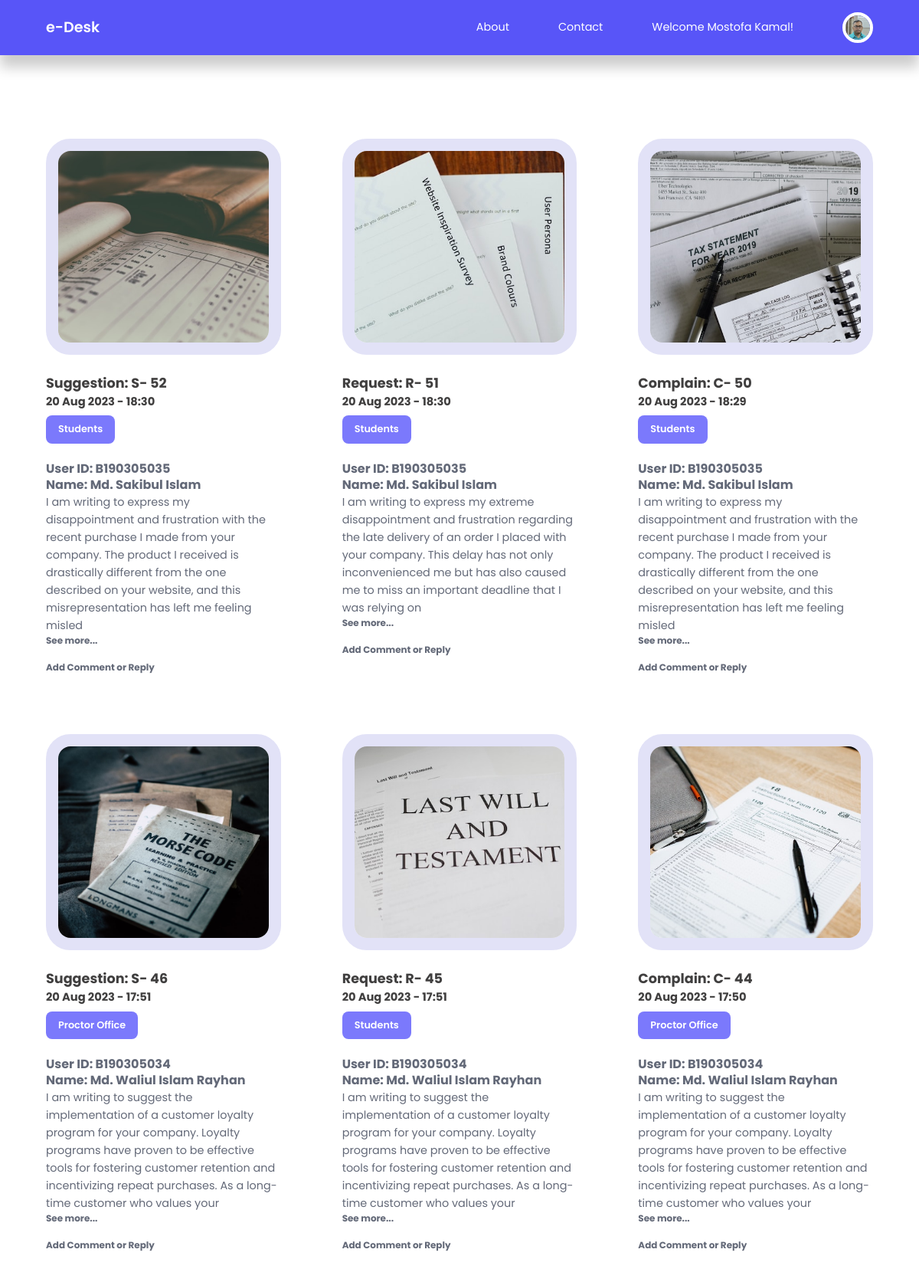
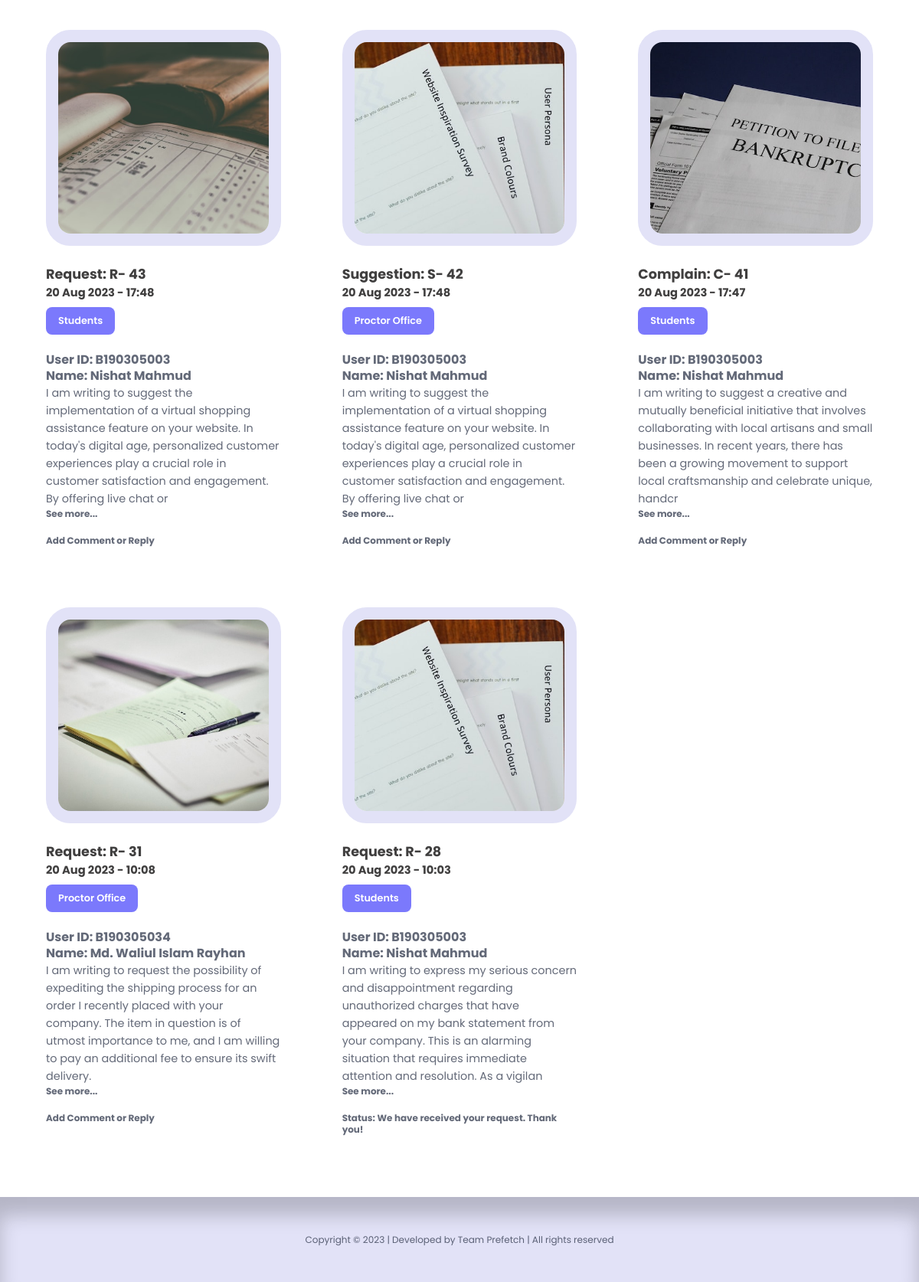
Screenshot of /proctor/admin-index.php with the database file from the repository (2 pictures, top to bottom).
### tables this page shows
CREATE TABLE `post` (
  `id` int(20) NOT NULL,
  `title` varchar(255) NOT NULL,
  `body` mediumtext NOT NULL,
  `picture` varchar(255) NOT NULL,
  `office_id` int(20) NOT NULL,
  `author_id` int(20) NOT NULL,
  `user_id` int(20) NOT NULL,
  `type` varchar(255) NOT NULL,
  `post_type` varchar(255) NOT NULL,
  `date_time` timestamp NOT NULL DEFAULT current_timestamp(),
  `status` varchar(255) NOT NULL,
  `comment` varchar(255) NOT NULL
);

CREATE TABLE `adminaddoffice` (
  `id` int(20) NOT NULL,
  `title` varchar(255) NOT NULL,
  `description` varchar(255) NOT NULL
);

CREATE TABLE `usermanagement` (
  `id` int(10) NOT NULL,
  `firstname` varchar(255) NOT NULL,
  `lastname` varchar(255) NOT NULL,
  `userid` varchar(255) NOT NULL,
  `email` varchar(255) NOT NULL,
  `password` varchar(255) NOT NULL,
  `picture` varchar(255) NOT NULL,
  `stat` varchar(255) NOT NULL,
  `admin-status` varchar(255) NOT NULL
);

### proctor/admin-index.php (the view, shortened to what this page needs)
<?php
include 'partials/header.php';
$query = "SELECT * FROM post WHERE status='Approved' AND user_id != '0' and (office_id='13' or office_id='21') ORDER BY date_time DESC LIMIT 50";
$posts = mysqli_query($connection, $query);
?>
<section class="posts <?= $featured ? '' : 'section__extra-margin' ?>">
    <div class="container posts__container">
        <?php while ($post = mysqli_fetch_assoc($posts)): ?>
            <article class="post">
                <div class="post__thumbnail">
                    <img src="<?= ROOT_URL . 'images/' . $post['picture'] ?>" width="400" height="250">
                </div>
                <div class="post__info">
                    <?php
                    $category_id = $post['office_id'];
                    $category_query = "SELECT * FROM adminaddoffice WHERE id=$category_id";
                    $category_result = mysqli_query($connection, $category_query);
                    $category = mysqli_fetch_assoc($category_result);
                    ?>
                    <h3>
                        <?= $post['type'] ?>
                        <?= $post['id'] ?>
                        <small>
                            <?= date("d M Y - H:i", strtotime($post['date_time'])) ?>
                        </small>
                    </h3>
                    <a href="<?= ROOT_URL ?>proctor/admin-catagory-post.php?id=<?= $post['office_id'] ?>"
                        class="category__button"><?= $category['title'] ?></a>
                    <p class="post__body">
                        <?php if ($post['author_id']): ?>
                        <h4>
                            <?= $post['title'] ?>
                        </h4>
                        <?php $len = strlen($post['body']); ?>
                        <?php if ($len < 250): ?>
                            <a href="<?= ROOT_URL ?>proctor/details-post.php?id=<?= $post['id'] ?>"><?= $post['body'] ?></a>
                        <?php else: ?>
                            <?= substr($post['body'], 0, 250) ?>
                            <h5>
                                <a href="<?= ROOT_URL ?>proctor/details-post.php?id=<?= $post['id'] ?>">See more...</a>
                            </h5>
                        <?php endif ?>
                        </p>
                        <div class="post__author">
                            <div class="post__author-info">
                                <?php if ($post['comment']): ?>
                                    <h5>Status:
                                        <?= $post['comment'] ?>
                                    </h5>
                                <?php else: ?>
                                    <h5><a href="<?= ROOT_URL ?>proctor/details-post.php?id=<?= $post['id'] ?>">Add Comment or
                                            Reply</a></h5>
                                <?php endif ?>
                            </div>
                        </div>
                    </div>
                <?php else: ?>
                    <?php
                    $user_id = $post['user_id'];
                    $user_query = "SELECT * FROM usermanagement WHERE id=$user_id";
                    $user_result = mysqli_query($connection, $user_query);
                    $user = mysqli_fetch_assoc($user_result);
                    ?>
                    <h4>
                        User ID:
                        <?= $user['userid'] ?>
                    </h4>
                    <h4>
                        Name:
                        <?= $user['firstname'] ?>
                        <?= $user['lastname'] ?>
                    </h4>
                    <?php $len = strlen($post['body']); ?>
                    <?php if ($len < 250): ?>
                        <a href="<?= ROOT_URL ?>proctor/details-post.php?id=<?= $post['id'] ?>"><?= $post['body'] ?></a>
                    <?php else: ?>
                        <?= substr($post['body'], 0, 250) ?>
                        <h5>
                            <a href="<?= ROOT_URL ?>proctor/details-post.php?id=<?= $post['id'] ?>">See more...</a>
                        </h5>
                    <?php endif ?>
                    </p>
                    <div class="post__author">
                        <div class="post__author-info">
                            <?php if ($post['comment']): ?>
                                <h5>Status:
                                    <?= $post['comment'] ?>
                                </h5>
                            <?php else: ?>
                                <h5><a href="<?= ROOT_URL ?>proctor/details-post.php?id=<?= $post['id'] ?>">Add Comment or Reply</a>
                                </h5>
                            <?php endif ?>
                        </div>
                    </div>
            </div>
        <?php endif ?>
        </article>
    <?php endwhile ?>
    </div>
</section>
<?php
include '../partials/footer.php';
?>

### css/style.css (style rules this page uses)
:root { --color-primary: #5855f8; --color-primary-light: #9BA4B5; --color-primary-variant: #5854c7; --color-red: #da0f3f; --color-red-light: hsl(346, 87%, 46%, 15%); --color-green: #00c476; --color-green-light: hsl(156, 100%, 38%, 15%); --color-gray-900: #e2e2f7; --color-gray-700: #ffffff; --color-gray-300: rgba(242, 242, 254, 0.3); --color-gray-200: rgba(33, 42, 62, 0.7); --color-white: #ffffff; --color-bg: #fff; --transition: all 300ms ease; --container-width-lg: 74%; --container-width-md: 88%; --form-width: 40%; --card-border-radius-1: 0.3rem; --card-border-radius-2: 0.5rem; --card-border-radius-3: 0.8rem; --card-border-radius-4: 2rem; --card-border-radius-5: 5rem; }
* { margin: 0; padding: 0; outline: 0; border: 0; appearance: 0; list-style: none; text-decoration: none; box-sizing: border-box; font-family: 'Poppins', sans-serif; }
body { font-family: Arial, sans-serif; margin: 0; padding: 0; }
body { line-height: 1.6; color: var(--color-gray-200); overflow-x: hidden; background: var(--color-bg); font-size: 0.9rem; }
.container { width: 90%; max-width: 1800px; margin-inline: auto; }
section { margin-top: 3rem; width: 100vw; }
.section__extra-margin { margin-top: 7rem; }
h3 { font-size: 1.1rem; margin: 0.8rem 0 0.5rem; color: #403f3f; line-height: 1.3; }
h4 { font-size: 1rem; color: var(--color-gray-200); line-height: 1.3; }
h5 { line-height: 1.3; }
a { color: var(--color-gray-200); transition: var(--transition); }
img { display: block; width: 100%; object-fit: cover; }
.category__button { background: #7b79fc; color: var(--color-bg); display: inline-block; padding: 0.5rem 1rem; border-radius: var(--card-border-radius-2); font-weight: 600; font-size: 0.8rem; text-align: center; }
.post__thumbnail { border-radius: var(--card-border-radius-4); border: 1rem solid var(--color-gray-900); overflow: hidden; margin-bottom: 1.6rem; }
.post__author { display: flex; gap: 1rem; margin-top: 1.2rem; }
.posts__container { display: grid; grid-template-columns: repeat(3, 1fr); gap: 5rem; margin-bottom: 5rem; }

### rows the page displays
post: picture (picture), type "Suggestion: S-", id "52", date_time "20 Aug 2023 - 18:30", adminaddoffice.title "Students", usermanagement.userid "B190305035", usermanagement.firstname "Md. Sakibul", usermanagement.lastname "Islam", body "I am writing to express my disappointment and frustration with the recent purchase I made from your company. The product I received is drastically different from the one described on your website, and this misrepresentation has left me feeling misled"
post: picture (picture), type "Request: R-", id "51", date_time "20 Aug 2023 - 18:30", adminaddoffice.title "Students", usermanagement.userid "B190305035", usermanagement.firstname "Md. Sakibul", usermanagement.lastname "Islam", body "I am writing to express my extreme disappointment and frustration regarding the late delivery of an order I placed with your company. This delay has not only inconvenienced me but has also caused me to miss an important deadline that I was relying on"
post: picture (picture), type "Complain: C-", id "50", date_time "20 Aug 2023 - 18:29", adminaddoffice.title "Students", usermanagement.userid "B190305035", usermanagement.firstname "Md. Sakibul", usermanagement.lastname "Islam", body "I am writing to express my disappointment and frustration with the recent purchase I made from your company. The product I received is drastically different from the one described on your website, and this misrepresentation has left me feeling misled"
post: picture (picture), type "Suggestion: S-", id "46", date_time "20 Aug 2023 - 17:51", adminaddoffice.title "Proctor Office", usermanagement.userid "B190305034", usermanagement.firstname "Md. Waliul Islam", usermanagement.lastname "Rayhan", body "I am writing to suggest the implementation of a customer loyalty program for your company. Loyalty programs have proven to be effective tools for fostering customer retention and incentivizing repeat purchases. As a long-time customer who values your"
post: picture (picture), type "Request: R-", id "45", date_time "20 Aug 2023 - 17:51", adminaddoffice.title "Students", usermanagement.userid "B190305034", usermanagement.firstname "Md. Waliul Islam", usermanagement.lastname "Rayhan", body "I am writing to suggest the implementation of a customer loyalty program for your company. Loyalty programs have proven to be effective tools for fostering customer retention and incentivizing repeat purchases. As a long-time customer who values your"
post: picture (picture), type "Complain: C-", id "44", date_time "20 Aug 2023 - 17:50", adminaddoffice.title "Proctor Office", usermanagement.userid "B190305034", usermanagement.firstname "Md. Waliul Islam", usermanagement.lastname "Rayhan", body "I am writing to suggest the implementation of a customer loyalty program for your company. Loyalty programs have proven to be effective tools for fostering customer retention and incentivizing repeat purchases. As a long-time customer who values your"
post: picture (picture), type "Request: R-", id "43", date_time "20 Aug 2023 - 17:48", adminaddoffice.title "Students", usermanagement.userid "B190305003", usermanagement.firstname "Nishat", usermanagement.lastname "Mahmud", body "I am writing to suggest the implementation of a virtual shopping assistance feature on your website. In today's digital age, personalized customer experiences play a crucial role in customer satisfaction and engagement. By offering live chat or"
post: picture (picture), type "Suggestion: S-", id "42", date_time "20 Aug 2023 - 17:48", adminaddoffice.title "Proctor Office", usermanagement.userid "B190305003", usermanagement.firstname "Nishat", usermanagement.lastname "Mahmud", body "I am writing to suggest the implementation of a virtual shopping assistance feature on your website. In today's digital age, personalized customer experiences play a crucial role in customer satisfaction and engagement. By offering live chat or"
post: picture (picture), type "Complain: C-", id "41", date_time "20 Aug 2023 - 17:47", adminaddoffice.title "Students", usermanagement.userid "B190305003", usermanagement.firstname "Nishat", usermanagement.lastname "Mahmud", body "I am writing to suggest a creative and mutually beneficial initiative that involves collaborating with local artisans and small businesses. In recent years, there has been a growing movement to support local craftsmanship and celebrate unique, handcr"
post: picture (picture), type "Request: R-", id "31", date_time "20 Aug 2023 - 10:08", adminaddoffice.title "Proctor Office", usermanagement.userid "B190305034", usermanagement.firstname "Md. Waliul Islam", usermanagement.lastname "Rayhan", body "I am writing to request the possibility of expediting the shipping process for an order I recently placed with your company. The item in question is of utmost importance to me, and I am willing to pay an additional fee to ensure its swift delivery."
post: picture (picture), type "Request: R-", id "28", date_time "20 Aug 2023 - 10:03", adminaddoffice.title "Students", usermanagement.userid "B190305003", usermanagement.firstname "Nishat", usermanagement.lastname "Mahmud", body "I am writing to express my serious concern and disappointment regarding unauthorized charges that have appeared on my bank statement from your company. This is an alarming situation that requires immediate attention and resolution. As a vigilan", comment "We have received your request. Thank you!"
